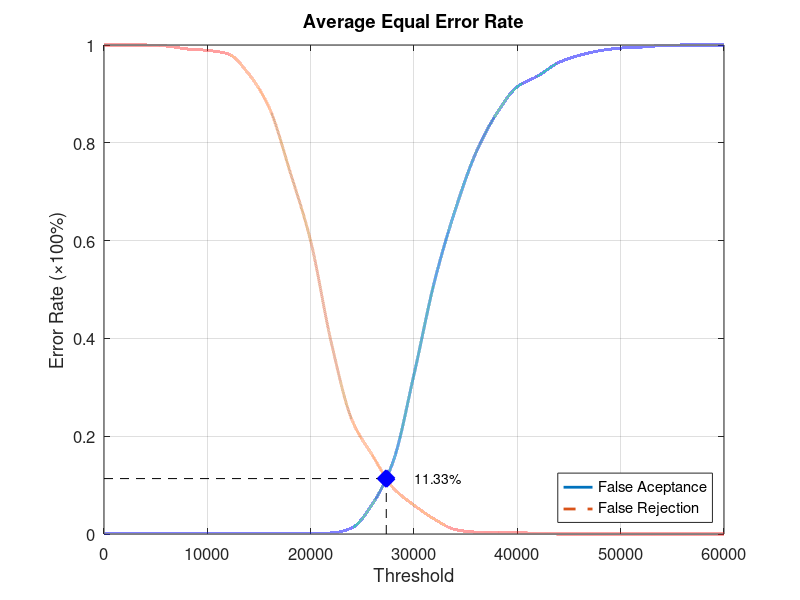
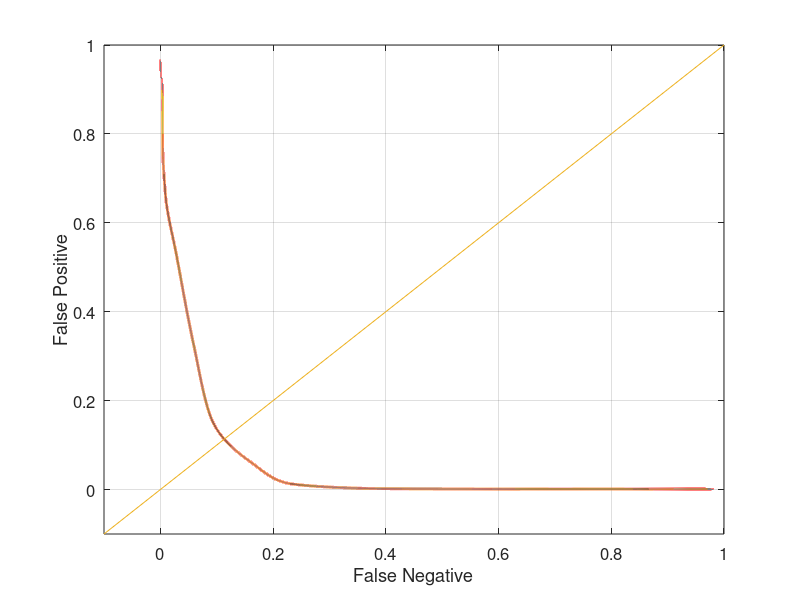

Reproduce these figures in MATLAB, in order.
function yEER = Database3Average
close all;
clear;
clc;
x = 0:2000:60000;
xq = 0:0.5:60000;

y0 = [0 0.00105263 0.00105263 0.00105263 0.00105263 0.00105263 0.00105263 0.00105263 0.00105263 0.00105263 0.00105263 0.00210526 0.0126316 0.0621053 0.149474 0.326316 0.517895 0.663158 0.78 0.86 0.914737 0.936842 0.964211 0.978947 0.988421 0.993684 0.99579 0.998947 1 1 1];
yy0 = interp1(x, y0, xq, 'pchip');
y1 = [1 1 1 0.998 0.992 0.989 0.982 0.941 0.871 0.741 0.599 0.391 0.233 0.16 0.094 0.059 0.03 0.009 0.004 0.004 0.003 0.001 0 0 0 0 0 0 0 0 0];
yy1 = interp1(x, y1, xq, 'pchip');

% Calculating EER: 
y2 = abs(y0 - y1);
find(y2 == min(y2))
yy2 = abs(yy0 - yy1);
xEER = find(yy2 == min(yy2));
xEERIndex = xq(xEER) % X-axis EER
yEER = yy0(xEER) % Y-axis EER

main = figure
plot(xq, yy0,'-','LineWidth', 2);	hold on
plot(xq, yy1,'--','LineWidth', 2);	hold on
plot([xEERIndex xEERIndex], [0 yEER], 'k--');	hold on
plot([0 xEERIndex], [yEER yEER], 'k--');	hold on
plot(xEERIndex, yEER, 'bx', 'LineWidth', 10);	hold on
text(xEERIndex + 10 * xEERIndex / 100, yEER, [num2str(round((10000 * yEER)) / 100) '%'])
legend('False Aceptance', 'False Rejection', 'Location', 'SouthEast')
xlabel('Threshold')
ylabel('Error Rate (\times100%)')
title('Average Equal Error Rate')
set(gca, 'FontSize', 12)
axis([0 60000 0 1])
grid on

print(main, 'Database3AverageMain', '-dpng');
FNRxFPR = figure('Color', [1 1 1]);
plot(yy1, yy0, '-', yy1, yy0, 'LineWidth', 2);
hold on
y = -0.1:0.1:1
plot(y, y); 
set(gca, 'FontSize', 12)
xlabel('False Negative')
ylabel('False Positive')
axis([-0.1 1 -0.1 1])
set(gca, 'FontSize', 12)
grid on

print(FNRxFPR, 'Database3AverageFNRxFPR','-dpng');
end
